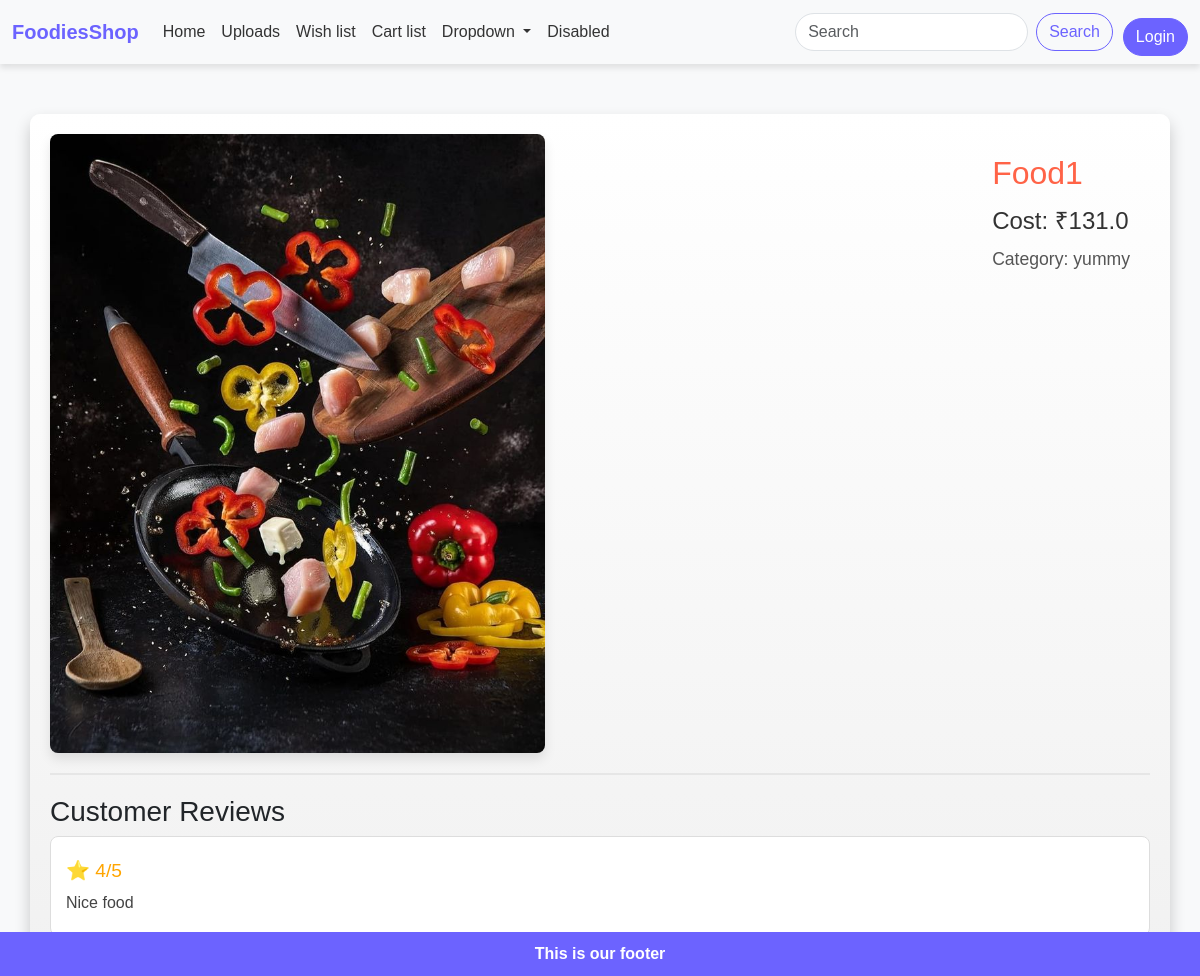
Page /product/1 on the committed database.
### homepage/models.py (models this page shows)
class FoodImages(models.Model):
    name=models.CharField(max_length=100)
    category=models.TextField()
    cost=models.FloatField()
    images=models.ImageField(upload_to='food/')
    updated= models.DateTimeField(auto_now=True)
    created= models.DateTimeField(auto_now_add=True)

class FoodReview(models.Model):
    user= models.ForeignKey(User, on_delete=models.CASCADE)
    product= models.ForeignKey(FoodImages, on_delete=models.CASCADE)
    review_text=models.TextField()
    rating= models.PositiveSmallIntegerField(choices=[(i, str(i)) for i in range(1,6)])
    updated= models.DateTimeField(auto_now=True)
    created= models.DateTimeField(auto_now_add=True)

### homepage/views.py (the view)
# urls.py: path('product/<int:id>', views.product_view, name="product"),
def product_view(request, id):
    product = get_object_or_404(FoodImages, id=id)
    review_obj = FoodReview.objects.filter(product=product)
    return render(request, 'product.html', {'product': product, "review_obj": review_obj})

### FoodiesShop/Template/product.html (shortened to what this page needs)
{% extends "main.html" %}
{% block between_nf %}
<div class="container product-container">
    <div class="product-header">
        <img src="{{ product.images.url }}" alt="IMAGE" class="product-image" />
        <div class="product-details">
            <h2>{{ product.name }}</h2>
            <h3>Cost: ₹{{ product.cost }}</h3>
            <p>Category: {{ product.category }}</p>
        </div>
    </div>
    <div class="reviews-section">
        <h3>Customer Reviews</h3>
        {% if review_obj.exists %}
        {% for review in review_obj %}
        <div class="review-item">
            <p class="rating">⭐ {{ review.rating }}/5</p>
            <p>{{ review.review_text }}</p>
        </div>
        {% endfor %}
        {% else %}
        <p class="no-reviews">No reviews available for this product.</p>
        {% endif %}
    </div>
</div>
{% endblock %}

### FoodiesShop/Template/main.html (style rules this page uses)
body { font-family: Arial, sans-serif; background-color: #f8f9fa; margin: 0; padding: 0; }

### FoodiesShop/Template/product.html (style rules this page uses)
.product-container { margin-top: 50px; padding: 20px; background: linear-gradient(to bottom, #ffffff, #f1f1f1); border-radius: 10px; box-shadow: 0 8px 16px rgba(0, 0, 0, 0.2); overflow: hidden; }
.product-header { display: flex; flex-wrap: wrap; align-items: flex-start; justify-content: space-between; border-bottom: 2px solid #e6e6e6; padding-bottom: 20px; margin-bottom: 20px; }
.product-image { max-width: 45%; border-radius: 8px; box-shadow: 0 6px 12px rgba(0, 0, 0, 0.1); }
.product-details { max-width: 50%; padding: 20px; color: #333; }
.product-details h2 { font-size: 2em; color: #ff6347; margin-bottom: 15px; }
.product-details h3 { font-size: 1.5em; margin-bottom: 10px; }
.product-details p { font-size: 1.1em; color: #555; }
.reviews-section { margin-top: 20px; }
.review-item { background: #ffffff; margin-bottom: 20px; padding: 15px; border: 1px solid #ddd; border-radius: 8px; transition: transform 0.3s, box-shadow 0.3s; }
.review-item p { margin: 5px 0; color: #444; }
.review-item .rating { font-size: 1.2em; color: #ffa500; }

### rows in the picture
FoodImages: images (picture), name "Food1", cost "131.0", category "yummy"
FoodReview: rating "4", review_text "Nice food"
